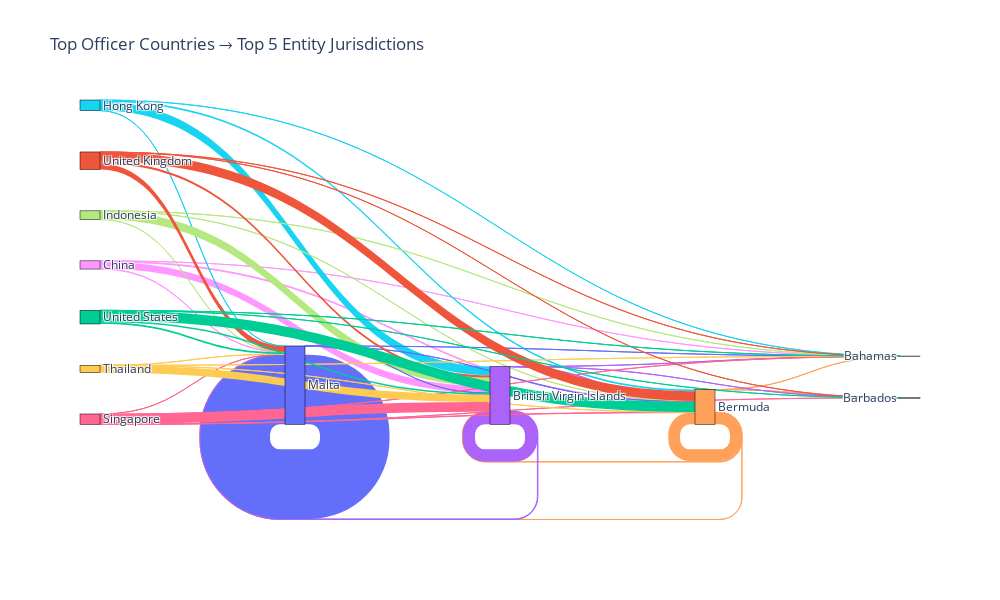

The notebook cell saved with this chart:
### Code cell
# Define a list of qualitative colors from Plotly Express for styling
colors = px.colors.qualitative.Plotly

# Create a dictionary to map each top origin country to a unique color
# Colors are cycled if the number of countries exceeds the number of available colors
origin_color_map = {country: colors[i % len(colors)] for i, country in enumerate(top_origins)}

# Filter the flow_counts DataFrame to include only flows:
# Originating from one of the 'top_origins' countries and destined for one of the 'top_jurisdictions'
flow_counts = flow_counts[
    flow_counts['countries_start'].isin(top_origins) &
    flow_counts['jurisdiction_description_end'].isin(top_jurisdictions)
]

# Add a 'link_color' column to flow_counts, assigning a color to each flow (link)
# based on its origin country using the 'origin_color_map'
flow_counts['link_color'] = flow_counts['countries_start'].map(origin_color_map)

# Create a combined list of labels for sankey graph nodes: top origin countries followed by top jurisdictions
# This list defines all unique nodes in the plot.
labels = list(top_origins) + top_jurisdictions

# Create a dictionary mapping each label (country or jurisdiction name) to a unique numerical index
# Sankey diagrams require numerical indices for sources and targets.
label_to_index = {label: i for i, label in enumerate(labels)}

# Assign colors to each node:
# Origin countries get their specific color from 'origin_color_map'
# Other nodes (jurisdictions) are colored 'lightgray'
node_colors = [origin_color_map.get(label, "lightgray") for label in labels]

# Create the sankey graph 
fig = go.Figure(data=[go.Sankey(
    # Define node properties
    node=dict(
        pad=30,  # Padding between nodes
        thickness=20,  # Thickness of the nodes
        line=dict(color="black", width=0.5),  # Border line for nodes
        label=labels,  # Labels for the nodes
        color=node_colors  # Colors for the nodes
    ),
    # Define link properties
    link=dict(
        source=flow_counts['countries_start'].map(label_to_index),  # Map origin countries to numerical source indices
        target=flow_counts['jurisdiction_description_end'].map(label_to_index),  # Map destination jurisdictions to numerical target indices
        value=flow_counts['count'],  # Thickness of the links based on flow count
        color=flow_counts['link_color']  # Color of the links based on origin country
    )
)])

fig.update_layout(
    title_text="Top Officer Countries → Top 5 Entity Jurisdictions",  
    font=dict(size=12), 
    height=600, 
    width=1000  
)

fig.show()

### Figure 1 — Plotly figure (JSON) as saved in the notebook; plotly's stock layout.template omitted (floating-point values rounded to 4 significant figures)
{"data": [{"link": {"color": ["#FFA15A", "#FFA15A", "#FFA15A", "#FFA15A", "#FFA15A", "#AB63FA", "#AB63FA", "#AB63FA", "#AB63FA", "#AB63FA", "#FF97FF", "#FF97FF", "#FF97FF", "#FF97FF", "#19D3F3", "#19D3F3", "#19D3F3", "#19D3F3", "#B6E880", "#B6E880", "#B6E880", "#B6E880", "#636EFA", "#636EFA", "#636EFA", "#636EFA", "#FF6692", "#FF6692", "#FF6692", "#FF6692", "#FF6692", "#FECB52", "#FECB52", "#FECB52", "#FECB52", "#EF553B", "#EF553B", "#EF553B", "#EF553B", "#EF553B", "#00CC96", "#00CC96", "#00CC96", "#00CC96", "#00CC96"], "source": [13, 13, 13, 13, 13, 11, 11, 11, 11, 11, 8, 8, 8, 8, 5, 5, 5, 5, 7, 7, 7, 7, 10, 10, 10, 10, 6, 6, 6, 6, 6, 9, 9, 9, 9, 1, 1, 1, 1, 1, 2, 2, 2, 2, 2], "target": [12, 14, 13, 11, 10, 12, 14, 13, 11, 10, 12, 13, 11, 10, 12, 13, 11, 10, 12, 13, 11, 10, 12, 13, 11, 10, 12, 14, 13, 11, 10, 12, 13, 11, 10, 12, 14, 13, 11, 10, 12, 14, 13, 11, 10], "value": [12, 10, 65116, 1073, 423, 940, 2, 1361, 68932, 3017, 91, 4545, 38766, 2348, 346, 8737, 49463, 741, 38, 278, 47968, 82, 14, 64, 458, 386612, 74, 1, 2316, 54756, 669, 33, 349, 40603, 210, 494, 9, 52689, 12001, 32501, 221, 20, 57882, 8080, 9389]}, "node": {"color": ["#636EFA", "#EF553B", "#00CC96", "#AB63FA", "#FFA15A", "#19D3F3", "#FF6692", "#B6E880", "#FF97FF", "#FECB52", "#636EFA", "#AB63FA", "lightgray", "#FFA15A", "lightgray"], "label": ["Malta", "United Kingdom", "United States", "British Virgin Islands", "Bermuda", "Hong Kong", "Singapore", "Indonesia", "China", "Thailand", "Malta", "British Virgin Islands", "Bahamas", "Bermuda", "Barbados"], "line": {"color": "black", "width": 0.5}, "pad": 30, "thickness": 20}, "type": "sankey"}], "layout": {"font": {"size": 12}, "height": 600, "title": {"text": "Top Officer Countries → Top 5 Entity Jurisdictions"}, "width": 1000}}
